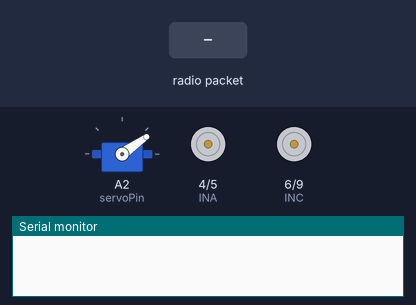
Bench run of a sketch on a simulated Arduino Uno, built with avr-gcc and run on an emulated ATmega328P. On the bench: servo, motor-driver pin pairs drawn as motors (green arrow = first pin HIGH = forward, orange = second pin HIGH = backward, longer = more drive, scaled by the enable pin), the last lines printed to the serial monitor. The test bench sets the inputs (shaded band). No radio packets arrive unless stated.

Above: at 1.2 s.
1.3 s: radio packet "pressed" arrives
At 1.7 s:
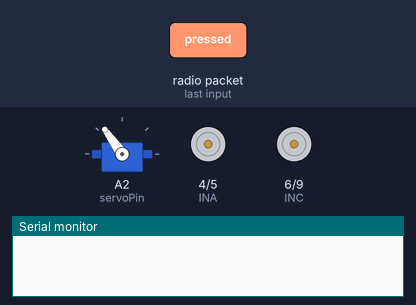
4.3 s: radio packet "forward" arrives
At 6.0 s:
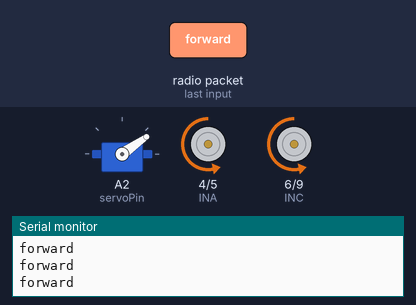
7.0 s: radio packet "back" arrives
At 7.5 s:
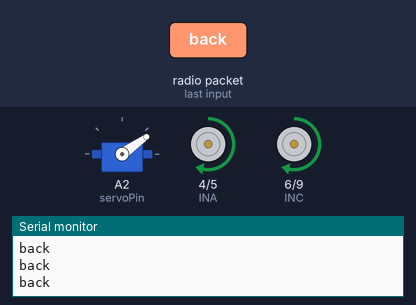
8.5 s: radio packet "left" arrives
At 9.7 s:
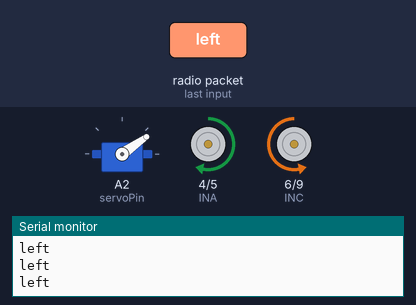
10.0 s: radio packet "right" arrives
At 10.9 s:
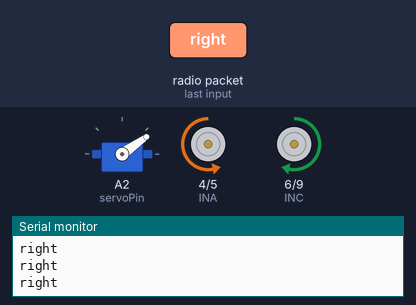
11.5 s: radio packet "nothing" arrives
At 12.1 s:
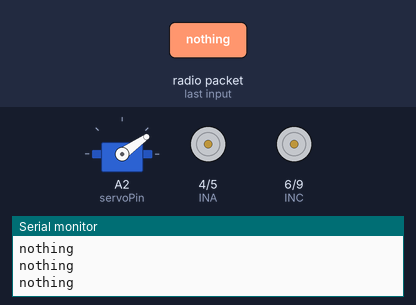
Timing chart, 0 to 14.0 s (numbered marks = the images above; inputs shaded):
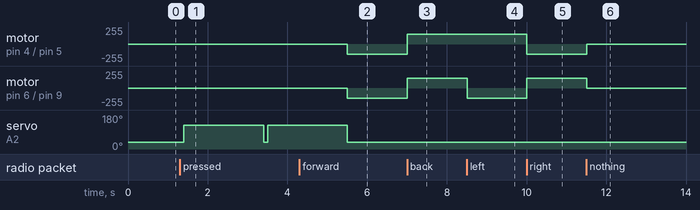

The sketch:

RCBoatReceiver.ino
```cpp
/*
* Library: TMRh20/RF24, https://github.com/tmrh20/RF24/
*/


#include <SPI.h>
#include <nRF24L01.h>
#include <RF24.h>
#include <Servo.h>


RF24 radio(7, 8); // CE, CSN


// Motor pins (L298N)
#define ENA 3
#define INA 4
#define INB 5
#define INC 6
#define IND 9
#define ENB 10


Servo grabber;


int servoPin = A2;


const byte address[6] = "00007";
String buffer = "";


int speed = 150;


void setup() {


 Serial.begin(9600);
 radio.begin();
 radio.openReadingPipe(0, address);
 radio.setPALevel(RF24_PA_MIN);
 radio.startListening();


 pinMode(ENA, OUTPUT);
 pinMode(INA, OUTPUT);
 pinMode(INB, OUTPUT);


 pinMode(ENB, OUTPUT);
 pinMode(INC, OUTPUT);
 pinMode(IND, OUTPUT);


grabber.attach(servoPin);


grabber.write(35);


}


void loop() {
 if (radio.available()) {
   char text[32] = "";
   radio.read(&text, sizeof(text));
   buffer = String(text);
   //Serial.println(text);
 }


 if(buffer.equals("forward")){
Serial.println(buffer);


 analogWrite(ENA, 150);
 digitalWrite(INA, LOW);
 digitalWrite(INB, HIGH);


 analogWrite(ENB, 150);
 digitalWrite(INC, LOW);
 digitalWrite(IND, HIGH);


 }else if(buffer.equals("back")){
Serial.println(buffer);


 digitalWrite(INA, HIGH);
   digitalWrite(INB, LOW);


   digitalWrite(INC, HIGH);
   digitalWrite(IND, LOW);


 }else if(buffer.equals("left")){
Serial.println(buffer);


 digitalWrite(INA, HIGH);
   digitalWrite(INB, LOW);


   digitalWrite(INC, LOW);
   digitalWrite(IND, HIGH);


 }else if(buffer.equals("right")){
Serial.println(buffer);


 digitalWrite(INA, LOW);
   digitalWrite(INB, HIGH);


   digitalWrite(INC, HIGH);
   digitalWrite(IND, LOW);


 }else if(buffer.equals("nothing")){
Serial.println(buffer);


 digitalWrite(INA, LOW);
   digitalWrite(INB, LOW);


   digitalWrite(INC, LOW);
   digitalWrite(IND, LOW);


 }else if (buffer.equals("pressed")){
   //servo code underneath


grabber.write(35);
delay(100);


grabber.write(125);
delay(2000);
grabber.write(35);
return;


 }


}
```

Measured:
- after the input at 1.3 s, servo on A2 (servoPin): 35° → 125° after 0.10 s, → 35° 2.0 s later, → 125° 0.10 s later
- after the input at 4.3 s, motor on pin 4 (INA) / pin 5 (INB), motor on pin 6 (INC) / pin 9 (IND): stopped → backward 150/255 after 1.2 s; servo on A2 (servoPin): goes on until 5.5 s, then stays 35°
- after the input at 7.0 s, motor on pin 4 (INA) / pin 5 (INB), motor on pin 6 (INC) / pin 9 (IND): backward 150/255 → forward 150/255 at once
- after the input at 8.5 s, motor on pin 6 (INC) / pin 9 (IND): forward 150/255 → backward 150/255 at once
- after the input at 10.0 s, motor on pin 4 (INA) / pin 5 (INB): forward 150/255 → backward 150/255 at once; motor on pin 6 (INC) / pin 9 (IND): backward 150/255 → forward 150/255 at once
- after the input at 11.5 s, motor on pin 4 (INA) / pin 5 (INB): backward 150/255 → stopped at once; motor on pin 6 (INC) / pin 9 (IND): forward 150/255 → stopped at once
